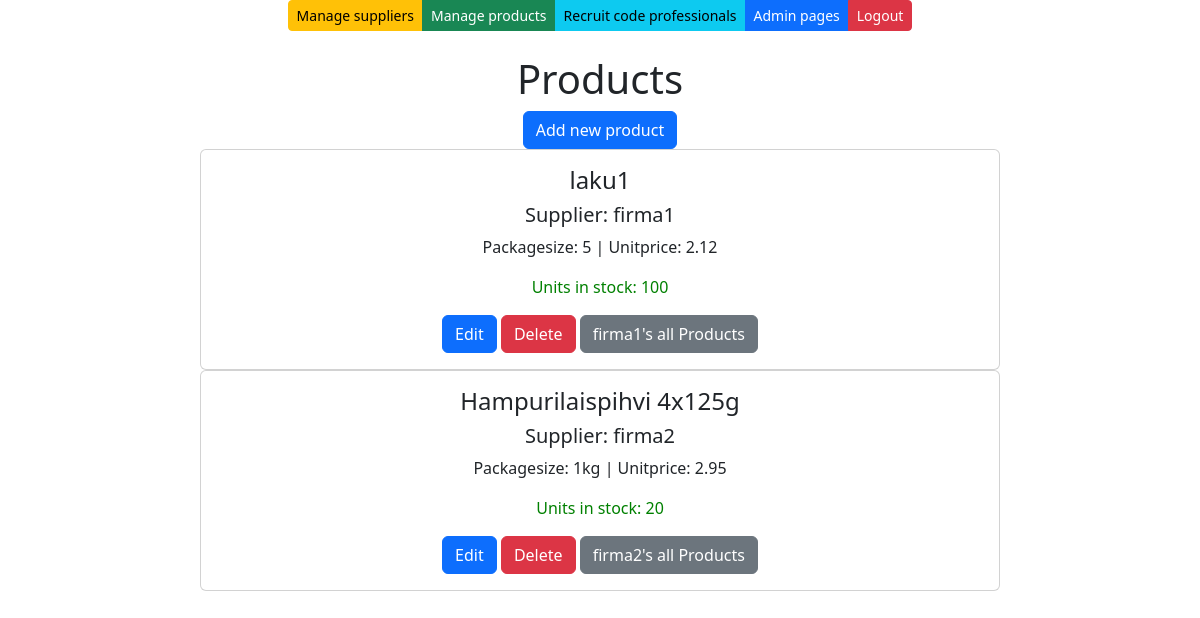
Before: /products/ with the older database file.
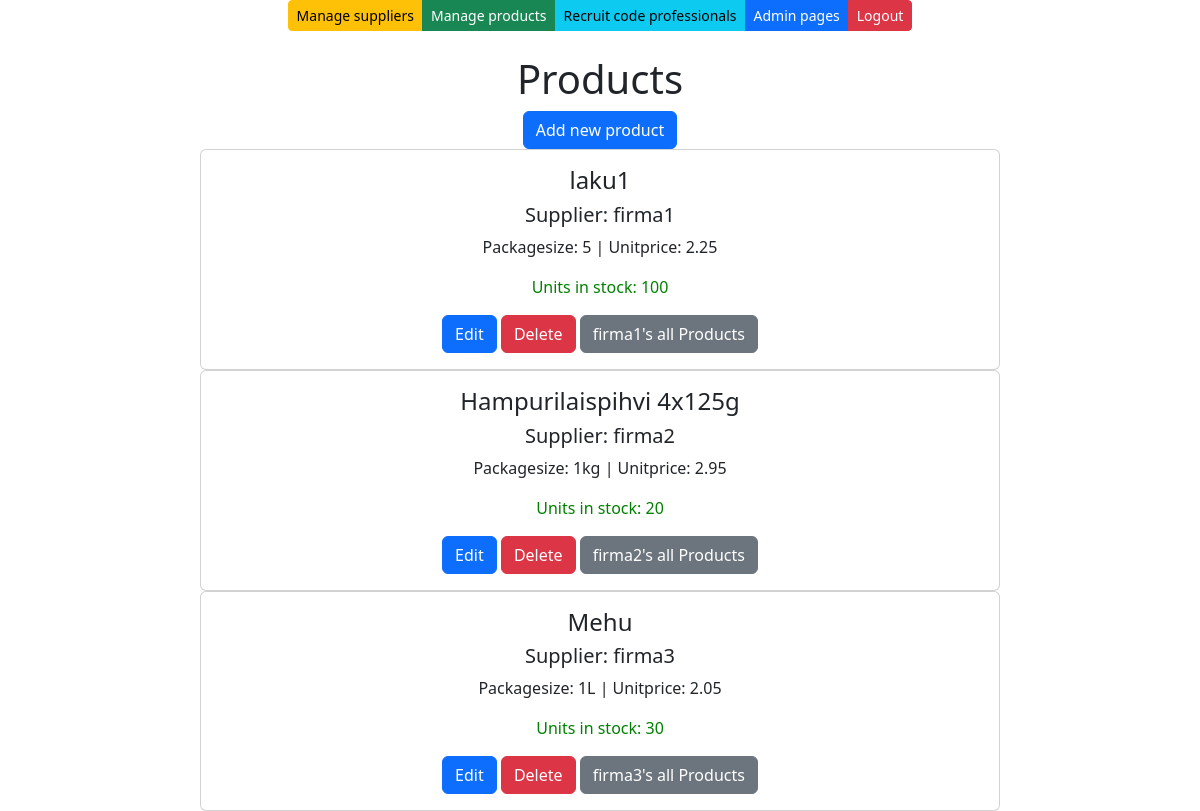
After: the same page with the newer database file.
### app/models.py (models this page shows, shortened)
class Product(models.Model):
    productName = models.CharField(max_length=20, default="laku")
    packagesize = models.CharField(max_length=20, default=3)
    unitprice = models.DecimalField(max_digits=8, decimal_places=2, default=1.00)
    unitsinstock = models.IntegerField(default=3)
    supplier = models.ForeignKey(Supplier, on_delete=models.CASCADE)    #on_delete...:If the supplier is deleted, all their products will also be deleted.

class Supplier(models.Model):
    companyName = models.CharField(max_length=50, default="firma")
    contactName = models.CharField(max_length=50, default="firma")
    address = models.CharField(max_length=100, default="firma")
    phone = models.CharField(max_length=20, default="firma")
    email = models.CharField(max_length=50, default="firma")
    country = models.CharField(max_length=50, default="firma")

### app/views.py (the view)
# urls.py: path('products/', productlistview),
def productlistview(request):
    productlist = Product.objects.all()
    supplierlist = Supplier.objects.all()
    context = {'products': productlist, 'suppliers': supplierlist}
    return render(request, 'productlist.html', context)

### app/templates/productlist.html (shortened to what this page needs)
{% extends 'index.html' %}
{% block content %}
<br />
<br />
<h1>Products</h1>
<a onclick="showaddform()" class="btn btn-primary">Add new product</a>
{% for p in products %}
<div class="card" style="max-width: 50rem;">
    <div class="card-body">
        <h4 class="card-title">{{p.productName}}</h4>
        <h5 class="card-text">Supplier: {{p.supplier.companyName}} </h5>
        <p class="card-text">Packagesize: {{p.packagesize}} | Unitprice: {{p.unitprice}} </p>
        <p class="card-text" style="color: green;">Units in stock: {{p.unitsinstock}}</p>
        <a href="/edit-product-get/{{p.id}}/" class="btn btn-primary">Edit</a>
        <a href="/confirm-delete-product/{{p.id}}/" class="btn btn-danger">Delete</a>
        <a href="/products-by-supplier/{{p.supplier.id}}/" class="btn btn-secondary">{{p.supplier.companyName}}'s all Products</a>
    </div>
</div>
{% empty %}
<div class="card" style="width: 50rem;">
    <div class="card-body">
        <p class="card-text">No products found in the database</p>
    </div>
</div>
{%endfor%}
{% endblock %}

Changed rows visible on the page:
changed Product "laku1": unitprice "2.12" → "2.25"
added Product: productName "Mehu", supplier.companyName "firma3", packagesize "1L", unitprice "2.05", unitsinstock "30"
